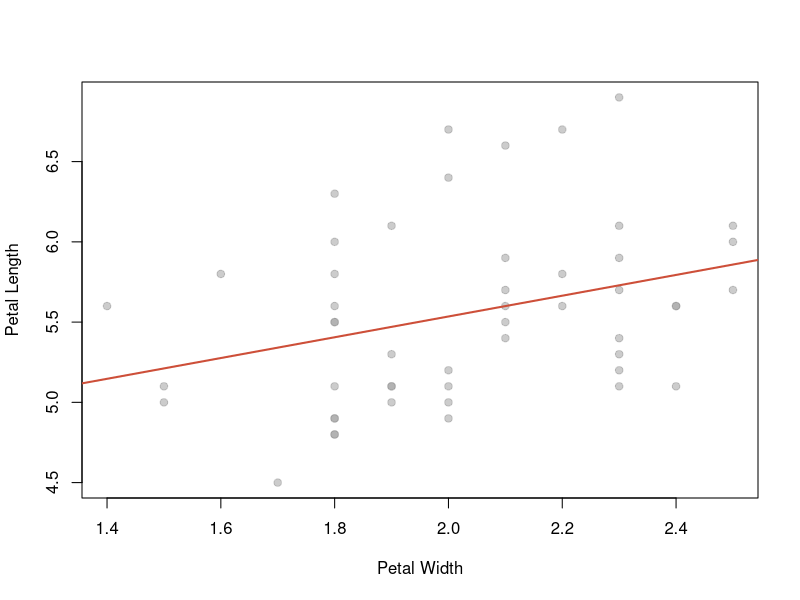
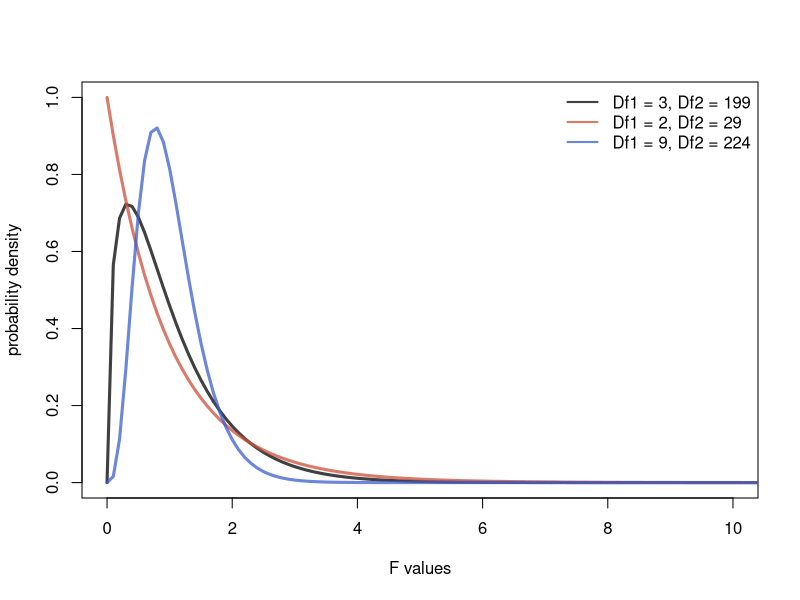
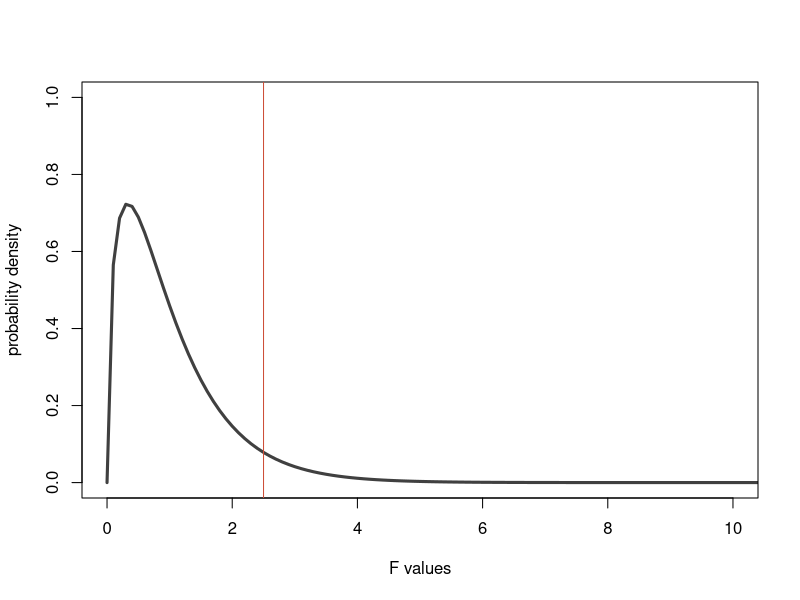

R code for these plots, in order: (Note: this script raises an error after producing the figures.)
iris


virginica <- iris[iris$Species == "virginica",]
mod <- lm(virginica$Petal.Length ~ virginica$Petal.Width)
plot(virginica$Petal.Width,virginica$Petal.Length, pch=19,
     col=rgb(.6,.6,.6,.5),
     xlab= "Petal Width",
     ylab="Petal Length")

abline(mod, lwd=2, col="tomato3")
summary(mod)

xplot <- seq(0,20, by=0.1)
yplot <- df(xplot,3,(50*4)-1)
yplot2 <- df(xplot,2,(15*3)-1)
yplot3 <- df(xplot,9,(25*9)-1)


plot(xplot, yplot, type="l", ylim=c(0,1),
     xlim=c(0,10),lwd=3,
     ylab="probability density",
     xlab="F values",
     col=rgb(0,0,0,.75))
points(xplot,yplot2, type="l",lwd=3, col=rgb(0.8,0.31,0.22,0.75))
points(xplot,yplot3, type="l",lwd=3, col=rgb(0.23,0.37,0.8,0.75))

legend("topright",
       c("Df1 = 3, Df2 = 199",
         "Df1 = 2, Df2 = 29",
         "Df1 = 9, Df2 = 224"),
       bty="n",
       col=c(rgb(0,0,0,.75),
             rgb(0.8,0.31,0.22,0.75),
             rgb(0.23,0.37,0.8,0.75) ),
       lwd=2)


plot(xplot, yplot, type="l", ylim=c(0,1),
     xlim=c(0,10),lwd=3,
     ylab="probability density",
     xlab="F values",
     col=rgb(0,0,0,.75))
abline(v=2.5, col="tomato3")
xsub <- xplot[xplot >= 2.5]
ysub <- yplot[yplot >= 2.5]
polygon()
1-pf(2.5,3,(50*4)-1)

